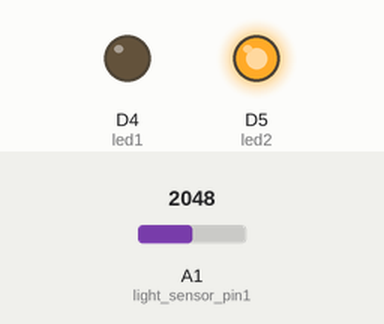
Bench run of a sketch on a simulated Particle Photon. Shown: output pins drawn as LEDs (lit = HIGH). The inputs (shaded band) are chosen by the test bench; at power-on: A1 (light_sensor_pin1) = 2048. WiFi joins after 1.5 s; servers stay silent unless stated; the local clock reads 2024-03-15 10:24:30 at power-on unless the sketch sets it.

Above: at 3.3 s.
At 4.3 s:
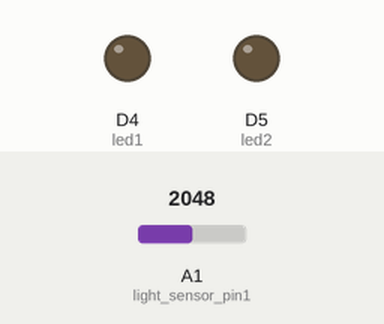
At 6.3 s:
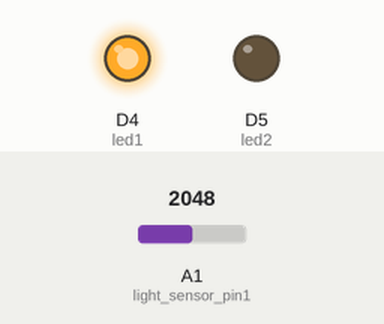
Timing chart, 0 to 7.8 s (numbered marks = the images above):
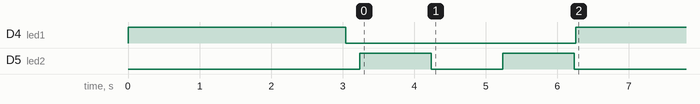

The sketch:

wifi.ino
```cpp
/////////Beam start
#include "application.h"
//#include "beam.h"

/* pin definitions for Beam */
//#define RSTPIN 2        //use any digital pin
//#define IRQPIN 9        //currently not used - leave unconnected
//#define BEAMCOUNT 2    //number of beams daisy chained together

/* Iniitialize an instance of Beam */
//Beam b = Beam(RSTPIN, IRQPIN, BEAMCOUNT);
//////////////BEAM end

int fullempty = 0;
int light1;
int state1 = 2;
//offline/online veriable
int offlinevar;
int onlinevar;
//time sync
#define ONE_DAY_MILLIS (24 * 60 * 60 * 1000)
unsigned long lastSync = millis();
//light thresholds per tray
int t1t = 20;
int t1tt = 21;
//timedelay
int tdelay = 500;
int afterpub = 3000;
int timstate = 0;
int lastHour = 24;

int light_sensor_pin1 = A1;
int led1 = D4;  ///led pins
int led2 = D5;  ///led pins

//alarm times
int alarmtime1 = 10;


/////////////////////////////////////////////////////////////////////////////////////////
/////////////////////////////////////////////////////////////////////////////////////////
int currentMinute = Time.minute();
int refreshvar;

unsigned long previousMillis = 0; // last time update
long interval = 300000; // interval at which to do something (milliseconds)

void setup() {


pinMode(led1, OUTPUT);  //led pins
pinMode(led2, OUTPUT);  //led pins

digitalWrite(led1, LOW); ///blank the led
digitalWrite(led2, LOW); ///blank the led


    ///////beam
//Wire.begin();
WiFi.connect();
//b.begin();
    ////////////beam setup

    //manual refresh
Particle.function("refresh1",refreshmanual);

Time.zone(+1); //utc time - 1 hour behind GMT

    //set the measurement on startup and send first data
    float light_measurement1 = analogRead(light_sensor_pin1);
   light1 = (int)(light_measurement1/4096*100);
   if (light1 <= t1t){
     full1();
     }
    else {
      if (light1 >= t1tt){
      empty1();
      }
    }

    ////send hour and minute to dashboard to check (only on startup)
    int currentHour = Time.hour();
     Particle.publish("current hour", String(currentHour) + " hour");
      int currentMinute = Time.minute();
     Particle.publish("current minute", String(currentMinute) + " minute");

     //if particle connected, light led green
    if (Particle.connected()) {
    greenledflash();
     }
    else {
        //if particle not connect, light led red
  redledflash();
    }

     // b.print("Provided by Hobs On-Site");
    //b.setSpeed(2);
    //b.play();
    //b.setLoops(1);
    //delay (5000);


}

/////////////////////////////////////////////////////////////////////////////////////////////
//////////////////////////////////////////////////////////////////////////////////////////////
void loop() {
    //sync time periodically
    if (millis() - lastSync > ONE_DAY_MILLIS) {
    // Request time synchronization from the Particle Cloud
    Particle.syncTime();
    lastSync = millis();
     }

int currentHour = Time.hour(); // hour() returns zero through twenty-three

if (currentHour >= 6 && currentHour <= 20) //online times
{

    offlinevar = 0;    //stop offline publish more than once
    if (onlinevar != 1){Particle.publish("online", String(currentHour) + "  online");
    onlinevar = 1;}

if (timstate != 1 && currentHour == alarmtime1) //change the time in two places
  {
tray1email(); //send emails for alarms

    }
    timstate = 1;
//reset the state so that it doesnt execute twice
//also change the time if required set to 20:00
if (currentHour != alarmtime1)
    {
    timstate = 0;
    }

 //carry on doing the rest of the loop
 //check light readings
    tray1();

    unsigned long currentMillis = millis();
    if(currentMillis - previousMillis > interval) {
     previousMillis = currentMillis;

     // do something
     if(state1 ==0){Particle.publish("tray1full", String(light1) + "%");}
     if(state1 ==1){Particle.publish("tray1empty", String(light1) + "%");}


  }


}

    else if(offlinevar != 1) {//while asleep turn off the leds
   ledoff();
    Particle.publish("offline", String(currentHour) + "  offline");
    offlinevar = 1;
    onlinevar = 0;

    delay(1000);

    //reset state for empty/full so that it reruns when online again.
    state1 = 2;
    }


}


void tray1()
 {
    float light_measurement1 = analogRead(light_sensor_pin1);
        light1 = (int)(light_measurement1/4096*100);

    if (light1 <= t1t && state1 != 0){
      state1 = 0;
      full1();

     }
    else {
      if (light1 >= t1tt && state1 != 1){
      state1 = 1;
      empty1();

      }
    }

    //delay(tdelay);

    }

    void empty1()
{
            //Particle.publish("tray1empty", String(light1) + "%");
            fullempty = 0;
           // beamtrayisempty();
            redled();
            delay(afterpub);


}


void full1()
{
           // Particle.publish("tray1full", String(light1) + "%");
            fullempty = 1;
           // beamtrayisfull();
            greenled();
            delay(afterpub);///slow it down once detection takes place to avoid mixed messages


}

void tray1email()
{
   float light_measurement1 = analogRead(light_sensor_pin1);
    light1 = (int)(light_measurement1/4096*100);

            if (light1 <= t1tt)     {

      Particle.publish("tray1fullemail", "email sent to tray1 recipient");
             // Turn ON the LED
                                }
    else {
      if (light1 >= t1tt){
     //for later on perhaps empty email alarms once a day
                    }
        }
    //delay(100);
}

//void welcome(){
     //  Beam can begin scrolling text with just print() and play()
 //   b.print("Welcome, collections at 10am and 2pm");
 ////   b.setSpeed(2);
 //   b.play();

//}

//void beamtrayisempty(){
     //  Beam can begin scrolling text with just print() and play()
//    b.print("No document detected");
  //  b.setSpeed(2);
  //  b.play();
  //  b.setLoops(1);
//}

//void beamtrayisfull(){
     //  Beam can begin scrolling text with just print() and play()
//    b.print("Document detected - Notification sent");
 //   b.setSpeed(2);
 //   b.play();
 //   b.setLoops(1);
//}


void greenled(){
digitalWrite(led1, LOW); ///blank the led
digitalWrite(led2, LOW); ///blank the led
//delay (100); //delay for safety
///then make green
digitalWrite(led1, LOW);
digitalWrite(led2, HIGH);
}

void redled(){
digitalWrite(led1, LOW); ///blank the led
digitalWrite(led2, LOW); ///blank the led
//delay (100); //delay for safety
///then make green
digitalWrite(led1, HIGH);
digitalWrite(led2, LOW);
}

void ledoff(){
digitalWrite(led1, LOW); ///blank the led
digitalWrite(led2, LOW); ///blank the led
}

void greenledflash(){
digitalWrite(led1, LOW); ///blank the led
digitalWrite(led2, LOW); ///blank the led
delay (200); //delay for safety
///then make green
digitalWrite(led1, LOW);
digitalWrite(led2, HIGH);
delay (1000);
digitalWrite(led1, LOW); ///blank the led
digitalWrite(led2, LOW); ///blank the led
delay (1000);
digitalWrite(led1, LOW);
digitalWrite(led2, HIGH);
delay (1000);
digitalWrite(led1, LOW); ///blank the led
digitalWrite(led2, LOW); ///blank the led
}

void redledflash(){
digitalWrite(led1, LOW); ///blank the led
digitalWrite(led2, LOW); ///blank the led
delay (200); //delay for safety
///then make red
digitalWrite(led1, HIGH);
digitalWrite(led2, LOW);
delay (1000);
digitalWrite(led1, LOW); ///blank the led
digitalWrite(led2, LOW); ///blank the led
delay (1000);
digitalWrite(led1, HIGH);
digitalWrite(led2, LOW);
delay (1000);
digitalWrite(led1, LOW); ///blank the led
digitalWrite(led2, LOW); ///blank the led
}


///manual refresh
 int refreshmanual(String command) {
        if(command=="refresh"){
        state1 = 2;
        tray1();
         }


        else {
            return -1;
            }
        }
```

Measured:
- by itself, D4 (led1): HIGH → LOW at 3.0 s, → HIGH 3.2 s later
